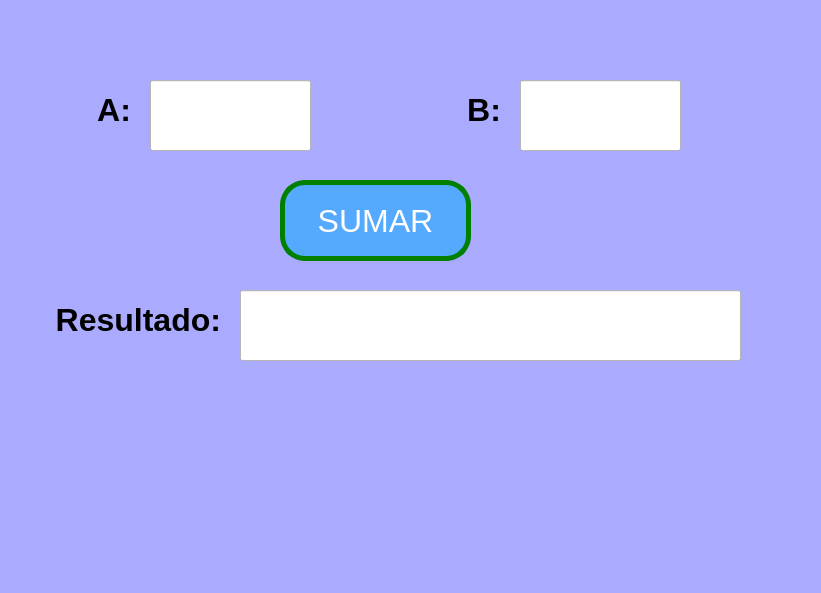
<?xml version="1.0" encoding="UTF-8"?>
<ui version="4.0">
 <class>MainWindow</class>
 <widget class="QMainWindow" name="MainWindow">
  <property name="geometry">
   <rect>
    <x>0</x>
    <y>0</y>
    <width>821</width>
    <height>593</height>
   </rect>
  </property>
  <property name="font">
   <font>
    <pointsize>24</pointsize>
    <weight>75</weight>
    <bold>true</bold>
   </font>
  </property>
  <property name="windowTitle">
   <string>MainWindow</string>
  </property>
  <property name="styleSheet">
   <string notr="true">background-color: rgb(170, 170, 255);

</string>
  </property>
  <widget class="QWidget" name="centralwidget">
   <widget class="QPushButton" name="btn_sumar">
    <property name="geometry">
     <rect>
      <x>280</x>
      <y>180</y>
      <width>191</width>
      <height>81</height>
     </rect>
    </property>
    <property name="font">
     <font>
      <pointsize>24</pointsize>
      <weight>50</weight>
      <bold>false</bold>
     </font>
    </property>
    <property name="styleSheet">
     <string notr="true">background-color: rgb(85, 170, 255);
color: rgb(255, 255, 255);
border-radius:25px;
border: 5px solid green;</string>
    </property>
    <property name="text">
     <string>SUMAR</string>
    </property>
   </widget>
   <widget class="QLineEdit" name="txt_num1">
    <property name="geometry">
     <rect>
      <x>150</x>
      <y>80</y>
      <width>161</width>
      <height>71</height>
     </rect>
    </property>
    <property name="font">
     <font>
      <pointsize>48</pointsize>
      <weight>75</weight>
      <bold>true</bold>
     </font>
    </property>
    <property name="styleSheet">
     <string notr="true">background-color: rgb(255, 255, 255);</string>
    </property>
    <property name="text">
     <string/>
    </property>
    <property name="alignment">
     <set>Qt::AlignCenter</set>
    </property>
   </widget>
   <widget class="QLineEdit" name="txt_resultado">
    <property name="geometry">
     <rect>
      <x>240</x>
      <y>290</y>
      <width>501</width>
      <height>71</height>
     </rect>
    </property>
    <property name="font">
     <font>
      <pointsize>48</pointsize>
      <weight>75</weight>
      <bold>true</bold>
     </font>
    </property>
    <property name="styleSheet">
     <string notr="true">background-color: rgb(255, 255, 255);</string>
    </property>
    <property name="text">
     <string/>
    </property>
    <property name="alignment">
     <set>Qt::AlignCenter</set>
    </property>
   </widget>
   <widget class="QLabel" name="label">
    <property name="geometry">
     <rect>
      <x>-20</x>
      <y>90</y>
      <width>151</width>
      <height>41</height>
     </rect>
    </property>
    <property name="text">
     <string>&lt;html&gt;&lt;head/&gt;&lt;body&gt;&lt;p align=&quot;right&quot;&gt;&lt;span style=&quot; font-size:24pt; font-weight:600;&quot;&gt;A:&lt;/span&gt;&lt;/p&gt;&lt;/body&gt;&lt;/html&gt;</string>
    </property>
   </widget>
   <widget class="QLabel" name="label_2">
    <property name="geometry">
     <rect>
      <x>50</x>
      <y>300</y>
      <width>171</width>
      <height>41</height>
     </rect>
    </property>
    <property name="text">
     <string>&lt;html&gt;&lt;head/&gt;&lt;body&gt;&lt;p align=&quot;right&quot;&gt;&lt;span style=&quot; font-size:24pt; font-weight:600;&quot;&gt;Resultado:&lt;/span&gt;&lt;/p&gt;&lt;/body&gt;&lt;/html&gt;</string>
    </property>
   </widget>
   <widget class="QLabel" name="label_3">
    <property name="geometry">
     <rect>
      <x>350</x>
      <y>90</y>
      <width>151</width>
      <height>41</height>
     </rect>
    </property>
    <property name="text">
     <string>&lt;html&gt;&lt;head/&gt;&lt;body&gt;&lt;p align=&quot;right&quot;&gt;&lt;span style=&quot; font-size:24pt; font-weight:600;&quot;&gt;B:&lt;/span&gt;&lt;/p&gt;&lt;/body&gt;&lt;/html&gt;</string>
    </property>
   </widget>
   <widget class="QLineEdit" name="txt_num2">
    <property name="geometry">
     <rect>
      <x>520</x>
      <y>80</y>
      <width>161</width>
      <height>71</height>
     </rect>
    </property>
    <property name="font">
     <font>
      <pointsize>48</pointsize>
      <weight>75</weight>
      <bold>true</bold>
     </font>
    </property>
    <property name="styleSheet">
     <string notr="true">background-color: rgb(255, 255, 255);</string>
    </property>
    <property name="text">
     <string/>
    </property>
    <property name="alignment">
     <set>Qt::AlignCenter</set>
    </property>
   </widget>
  </widget>
  <widget class="QMenuBar" name="menubar">
   <property name="geometry">
    <rect>
     <x>0</x>
     <y>0</y>
     <width>821</width>
     <height>22</height>
    </rect>
   </property>
  </widget>
  <widget class="QStatusBar" name="statusbar"/>
 </widget>
 <resources/>
 <connections/>
</ui>
